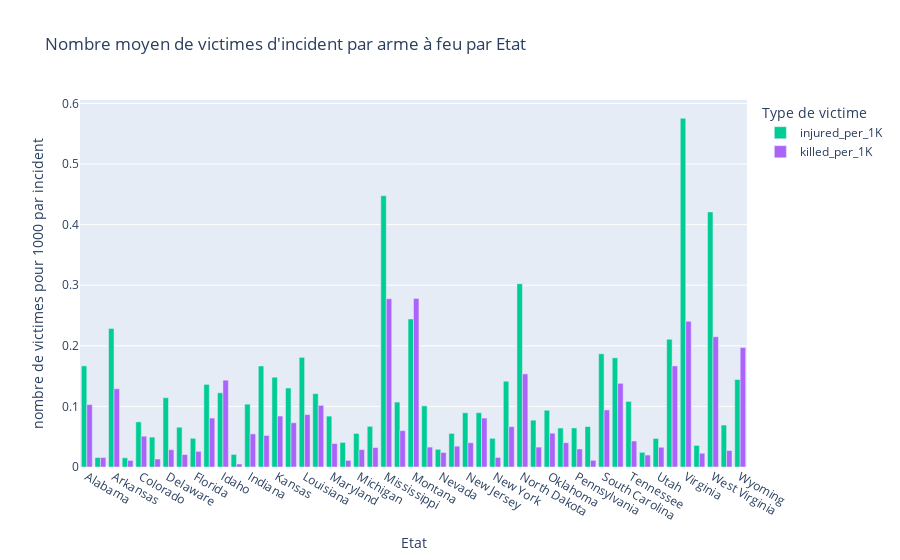

The notebook cell saved with this chart:
### Code cell
grouped_data7 = base_totale.groupby('state').agg({
    'n_injured': 'sum',
    'n_killed': 'sum',
    'resident_pop_year_2015':'sum'
}).reset_index()
grouped_data7['injured_per_1K']=grouped_data7["n_injured"]/grouped_data7['resident_pop_year_2015']*100
grouped_data7['killed_per_1K']=grouped_data7["n_killed"]/grouped_data7['resident_pop_year_2015']*100

fig7 = px.bar(
    grouped_data7,
    x=grouped_data7['state'],
    y=['injured_per_1K', 'killed_per_1K'],
    labels={"state": "Etat", "value": "nombre de victimes pour 1000 par incident", "variable": "Type de victime"},
    title="Nombre moyen de victimes d'incident par arme à feu par Etat",
    color_discrete_map={"n_injured": "firebrick", "n_killed": "steelblue"},
)

fig7.update_layout(barmode='group')  # Display bars side by side

fig7.show()#truc chelou pour le nombre

### Figure 1 — Plotly figure (JSON) as saved in the notebook; plotly's stock layout.template omitted (floating-point values rounded to 4 significant figures)
{"data": [{"alignmentgroup": "True", "hovertemplate": "Type de victime=injured_per_1K<br>Etat=%{x}<br>nombre de victimes pour 1000 par incident=%{y}<extra></extra>", "legendgroup": "injured_per_1K", "marker": {"color": "#00cc96", "pattern": {"shape": ""}}, "name": "injured_per_1K", "offsetgroup": "injured_per_1K", "orientation": "v", "showlegend": true, "textposition": "auto", "type": "bar", "x": ["Alabama", "Arizona", "Arkansas", "California", "Colorado", "Connecticut", "Delaware", "District of Columbia", "Florida", "Georgia", "Idaho", "Illinois", "Indiana", "Iowa", "Kansas", "Kentucky", "Louisiana", "Maine", "Maryland", "Massachusetts", "Michigan", "Minnesota", "Mississippi", "Missouri", "Montana", "Nebraska", "Nevada", "New Hampshire", "New Jersey", "New Mexico", "New York", "North Carolina", "North Dakota", "Ohio", "Oklahoma", "Oregon", "Pennsylvania", "Rhode Island", "South Carolina", "South Dakota", "Tennessee", "Texas", "Utah", "Vermont", "Virginia", "Washington", "West Virginia", "Wisconsin", "Wyoming"], "xaxis": "x", "y": [0.1669, 0.01557, 0.2287, 0.01517, 0.0745, 0.04932, 0.1143, 0.06561, 0.04735, 0.1363, 0.1224, 0.02078, 0.1037, 0.1667, 0.1481, 0.1304, 0.1809, 0.121, 0.08398, 0.04054, 0.05537, 0.06709, 0.4477, 0.1071, 0.2444, 0.1009, 0.0292, 0.05538, 0.08945, 0.08958, 0.04733, 0.1415, 0.3024, 0.07726, 0.09363, 0.0643, 0.06445, 0.06677, 0.1868, 0.1801, 0.1082, 0.02421, 0.04713, 0.2108, 0.5753, 0.03563, 0.4209, 0.06924, 0.1444], "yaxis": "y"}, {"alignmentgroup": "True", "hovertemplate": "Type de victime=killed_per_1K<br>Etat=%{x}<br>nombre de victimes pour 1000 par incident=%{y}<extra></extra>", "legendgroup": "killed_per_1K", "marker": {"color": "#ab63fa", "pattern": {"shape": ""}}, "name": "killed_per_1K", "offsetgroup": "killed_per_1K", "orientation": "v", "showlegend": true, "textposition": "auto", "type": "bar", "x": ["Alabama", "Arizona", "Arkansas", "California", "Colorado", "Connecticut", "Delaware", "District of Columbia", "Florida", "Georgia", "Idaho", "Illinois", "Indiana", "Iowa", "Kansas", "Kentucky", "Louisiana", "Maine", "Maryland", "Massachusetts", "Michigan", "Minnesota", "Mississippi", "Missouri", "Montana", "Nebraska", "Nevada", "New Hampshire", "New Jersey", "New Mexico", "New York", "North Carolina", "North Dakota", "Ohio", "Oklahoma", "Oregon", "Pennsylvania", "Rhode Island", "South Carolina", "South Dakota", "Tennessee", "Texas", "Utah", "Vermont", "Virginia", "Washington", "West Virginia", "Wisconsin", "Wyoming"], "xaxis": "x", "y": [0.1029, 0.01562, 0.1291, 0.01091, 0.05081, 0.01317, 0.02852, 0.02049, 0.02578, 0.08074, 0.1433, 0.004952, 0.05465, 0.05203, 0.08409, 0.07302, 0.08652, 0.1017, 0.03874, 0.01093, 0.02868, 0.03202, 0.2776, 0.05998, 0.2782, 0.03285, 0.02396, 0.03436, 0.04004, 0.08075, 0.01583, 0.06653, 0.1536, 0.03282, 0.0558, 0.04003, 0.02975, 0.01106, 0.09416, 0.138, 0.04295, 0.0197, 0.03255, 0.1667, 0.2405, 0.0227, 0.2149, 0.02718, 0.1971], "yaxis": "y"}], "layout": {"barmode": "group", "legend": {"title": {"text": "Type de victime"}, "tracegroupgap": 0}, "title": {"text": "Nombre moyen de victimes d'incident par arme à feu par Etat"}, "xaxis": {"anchor": "y", "domain": [0, 1], "title": {"text": "Etat"}}, "yaxis": {"anchor": "x", "domain": [0, 1], "title": {"text": "nombre de victimes pour 1000 par incident"}}}}
